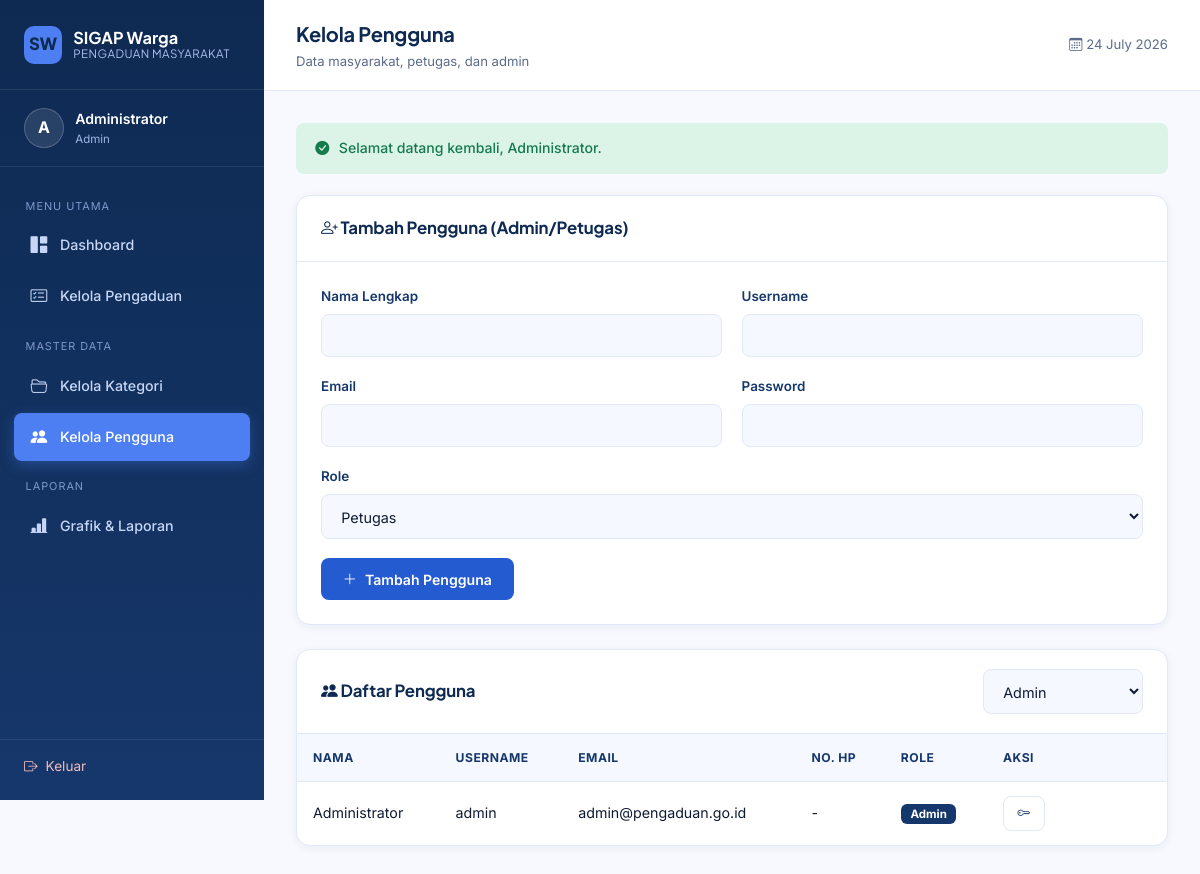
/admin/masyarakat.php?role=admin (signed in), run on the app's committed database.
### tables this page shows
CREATE TABLE user (
  id_user     INT(11) AUTO_INCREMENT PRIMARY KEY,
  nama        VARCHAR(100)        NOT NULL,
  username    VARCHAR(50)         NOT NULL UNIQUE,
  password    VARCHAR(255)        NOT NULL,
  email       VARCHAR(100)        UNIQUE,
  no_hp       VARCHAR(20)         UNIQUE,
  alamat      TEXT,
  role        ENUM('admin','petugas','masyarakat') NOT NULL DEFAULT 'masyarakat',
  foto        VARCHAR(255)        DEFAULT 'default.png',
  created_at  DATETIME            DEFAULT CURRENT_TIMESTAMP
);

### admin/masyarakat.php (the view, shortened to what this page needs)
<?php
require_once __DIR__ . '/../config/helper.php';
$role_filter = $_GET['role'] ?? '';
$where = $role_filter ? "WHERE role = '" . mysqli_real_escape_string($koneksi, $role_filter) . "'" : '';
$list = mysqli_query($koneksi, "SELECT * FROM user $where ORDER BY role, nama");
require_once __DIR__ . '/../include/header.php';
?>
<div class="app-shell">
    <?php require __DIR__ . '/../include/sidebar.php'; ?>
    <main class="main-content">
        <?php require __DIR__ . '/../include/navbar.php'; ?>
        <div class="page-body">
            <div class="card">
                <div class="card-header"><h2><i class="bi bi-person-plus"></i> Tambah Pengguna (Admin/Petugas)</h2></div>
                <div class="card-body">
                    <form action="../proses/simpan_pengguna.php" method="POST">
                        <div class="form-row">
                            <div class="form-group"><label>Nama Lengkap</label><input type="text" class="form-control" name="nama" required></div>
                            <div class="form-group"><label>Username</label><input type="text" class="form-control" name="username" required></div>
                        </div>
                        <div class="form-row">
                            <div class="form-group"><label>Email</label><input type="email" class="form-control" name="email" required></div>
                            <div class="form-group"><label>Password</label><input type="password" class="form-control" name="password" required minlength="6"></div>
                        </div>
                        <div class="form-group">
                            <label>Role</label>
                            <select class="form-control" name="role" required>
                                <option value="petugas">Petugas</option>
                            </select>
                        </div>
                        <button type="submit" class="btn btn-primary"><i class="bi bi-plus-lg"></i> Tambah Pengguna</button>
                    </form>
                </div>
            </div>
            <div class="card">
                <div class="card-header">
                    <h2><i class="bi bi-people-fill"></i> Daftar Pengguna</h2>
                    <form method="GET">
                        <select name="role" class="form-control btn-sm" style="min-width:160px;" onchange="this.form.submit()">
                            <option value="admin" <?= $role_filter==='admin'?'selected':'' ?>>Admin</option>
                        </select>
                    </form>
                </div>
                <div class="card-body" style="padding:0;">
                    <div class="table-wrap">
                    <table class="data-table">
                        <thead><tr><th>Nama</th><th>Username</th><th>Email</th><th>No. HP</th><th>Role</th><th style="width:180px;">Aksi</th></tr></thead>
                        <tbody>
                        <?php while ($row = mysqli_fetch_assoc($list)): ?>
                            <tr>
                                <td><?= htmlspecialchars($row['nama']) ?></td>
                                <td><?= htmlspecialchars($row['username']) ?></td>
                                <td><?= htmlspecialchars($row['email']) ?></td>
                                <td><?= htmlspecialchars($row['no_hp'] ?: '-') ?></td>
                                <td><span class="badge-role <?= $row['role'] ?>"><?= $row['role'] ?></span></td>
                                <td>
                                    <a href="../proses/reset_password.php?id=<?= $row['id_user'] ?>" class="btn btn-outline btn-sm" data-confirm="Reset password pengguna ini ke default (password123)?"><i class="bi bi-key"></i></a>
                                </td>
                            </tr>
                        <?php endwhile; ?>
                        </tbody>
                    </table>
                    </div>
                </div>
            </div>
        </div>
    </main>
</div>
<?php require __DIR__ . '/../include/footer.php'; ?>

### assets/css/style.css (style rules this page uses)
:root { --navy-deep: #0E2A52; --navy: #16376B; --blue-primary: #245BD1; --blue-accent: #4E7FF2; --blue-soft: #EAF1FE; --blue-pale: #F5F8FF; --bg: #F7F9FE; --white: #FFFFFF; --text-dark: #101B33; --text-muted: #5C6B8A; --border: #E1E8F7; --success: #1E9E6B; --warning: #D69A1A; --danger: #D64545; --info: #2E7FD6; --radius-sm: 8px; --radius-md: 14px; --radius-lg: 22px; --shadow-soft: 0 6px 24px rgba(14, 42, 82, 0.08); --shadow-card: 0 2px 10px rgba(14, 42, 82, 0.06); --font-display: 'Plus Jakarta Sans', 'Segoe UI', sans-serif; --font-body: 'Inter', 'Segoe UI', sans-serif; }
* { box-sizing: border-box; margin: 0; padding: 0; }
html { scroll-behavior: smooth; }
body { font-family: var(--font-body); background: var(--bg); color: var(--text-dark); line-height: 1.6; -webkit-font-smoothing: antialiased; }
h1, h2, h3, h4, h5, h6 { font-family: var(--font-display); color: var(--navy-deep); font-weight: 700; letter-spacing: -0.01em; }
a { color: var(--blue-primary); text-decoration: none; }
.app-shell { display: flex; min-height: 100vh; }
.main-content { flex: 1; min-width: 0; }
.page-body { padding: 2rem; max-width: 1280px; }
.card { background: var(--white); border: 1px solid var(--border); border-radius: var(--radius-md); box-shadow: var(--shadow-card); margin-bottom: 1.5rem; }
.card-header { padding: 1.2rem 1.5rem; border-bottom: 1px solid var(--border); display: flex; align-items: center; justify-content: space-between; }
.card-header h2 { font-size: 1.05rem; }
.card-body { padding: 1.5rem; }
.table-wrap { overflow-x: auto; }
table.data-table { width: 100%; border-collapse: collapse; font-size: .89rem; }
table.data-table th { text-align: left; padding: .85rem 1rem; background: var(--blue-pale); color: var(--navy); font-weight: 700; font-size: .76rem; text-transform: uppercase; letter-spacing: .04em; border-bottom: 1px solid var(--border); }
table.data-table td { padding: .9rem 1rem; border-bottom: 1px solid var(--border); color: var(--text-dark); vertical-align: middle; }
table.data-table tr:last-child td { border-bottom: none; }
.badge-role { padding: .2rem .6rem; border-radius: 6px; font-size: .72rem; font-weight: 700; text-transform: capitalize; }
.badge-role.admin { background: #16376B; color: #fff; }
.btn { display: inline-flex; align-items: center; justify-content: center; gap: .5rem; padding: .7rem 1.3rem; border-radius: var(--radius-sm); font-size: .88rem; font-weight: 600; border: 1px solid transparent; cursor: pointer; transition: all .15s ease; font-family: var(--font-body); }
.btn-primary { background: var(--blue-primary); color: #fff; }
.btn-outline { background: transparent; border-color: var(--border); color: var(--navy); }
.btn-sm { padding: .4rem .85rem; font-size: .78rem; }
.form-group { margin-bottom: 1.2rem; }
.form-group label { display: block; font-size: .84rem; font-weight: 600; color: var(--navy); margin-bottom: .4rem; }
.form-control, select.form-control, textarea.form-control { width: 100%; padding: .75rem .95rem; border: 1px solid var(--border); border-radius: var(--radius-sm); background: var(--blue-pale); font-family: var(--font-body); font-size: .9rem; color: var(--text-dark); transition: border-color .15s ease, background .15s ease; }
.form-row { display: grid; grid-template-columns: 1fr 1fr; gap: 1.2rem; }

### data on the page
user: nama "Administrator", username "admin", email "admin@pengaduan.go.id", no_hp "-", role "Admin"

### other printed values
$inisial "A"
$_SESSION['nama'] "Administrator"
$role "Admin"
$judul_halaman "Kelola Pengguna"
$subjudul_halaman "Data masyarakat, petugas, dan admin"
$f['pesan'] "Selamat datang kembali, Administrator."
